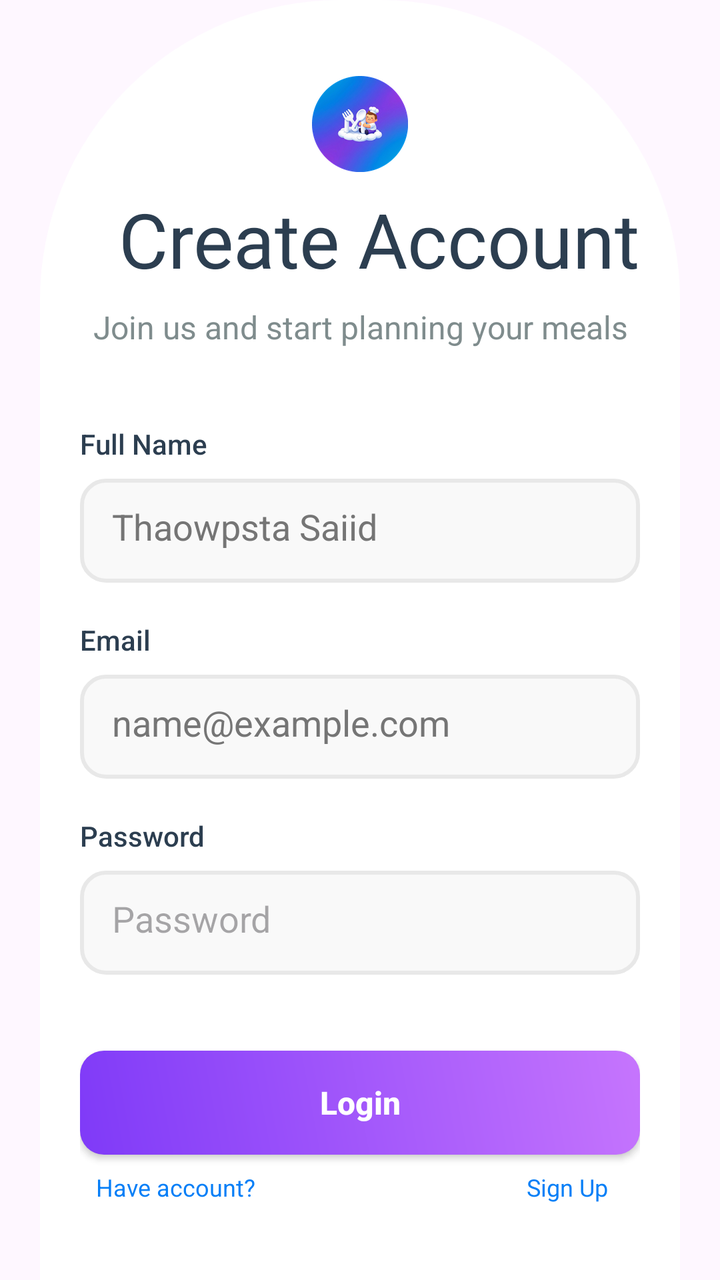
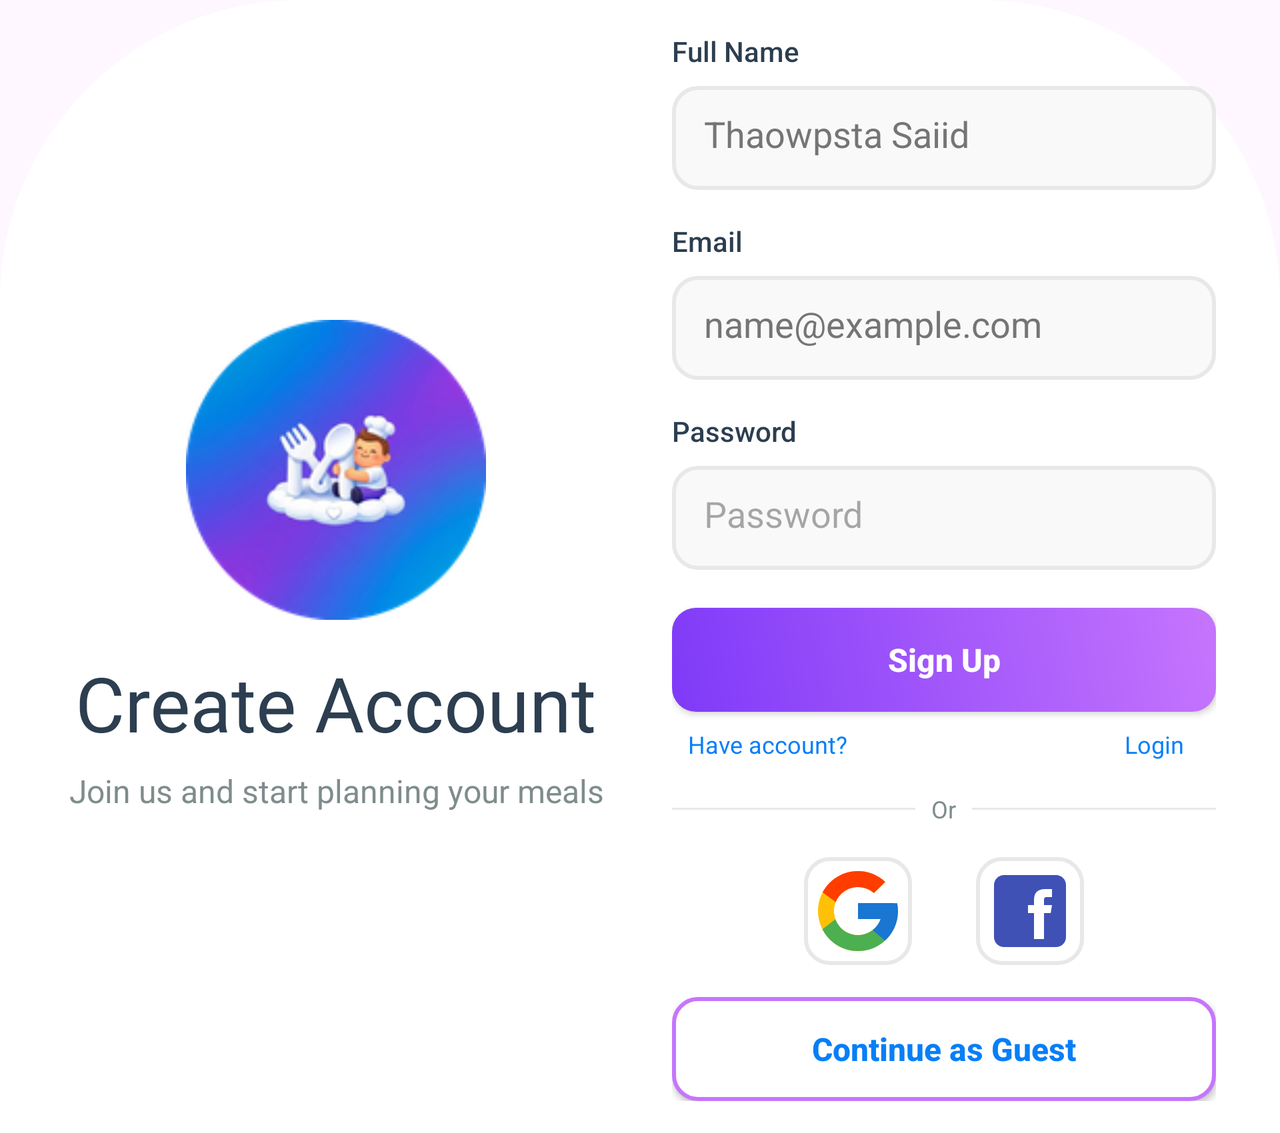

First picture: res/layout/ on a phone held upright. Second picture: the repository's own variant of that layout, on a device whose configuration matches the variant's folder. Source for both follows.
<!-- AndroidManifest.xml: application theme Theme.MealMate -->
<!-- res/layout/fragment_sign_up.xml -->
<?xml version="1.0" encoding="utf-8"?>
<LinearLayout xmlns:android="http://schemas.android.com/apk/res/android"
    xmlns:app="http://schemas.android.com/apk/res-auto"
    xmlns:tools="http://schemas.android.com/tools"
    android:layout_width="wrap_content"
    android:layout_height="match_parent"
    android:layout_gravity="center_horizontal"
    android:background="@drawable/login_bg"
    android:orientation="vertical"
    android:layout_marginHorizontal="@dimen/primary_button_corners"
    android:paddingHorizontal="@dimen/primary_button_corners"
    android:paddingTop="@dimen/padding_margin_38"
    tools:context=".LoginFragment">

    <ImageView
        android:id="@+id/logo"
        android:layout_width="match_parent"
        android:layout_height="wrap_content"
        android:src="@mipmap/ic_launcher_round" />

    <TextView
        android:id="@+id/sign_up_title"
        android:layout_width="match_parent"
        android:layout_height="wrap_content"
        android:layout_marginVertical="@dimen/padding_margin_8"
        android:fontFamily="@font/fredoka_bold"
        android:paddingLeft="@dimen/padding_margin_19"
        android:text="@string/create_acc"
        android:textAlignment="center"
        android:textColor="@color/txt_dark"
        android:textSize="@dimen/padding_margin_38" />

    <TextView
        android:id="@+id/sign_up_subtitle"
        android:layout_width="match_parent"
        android:layout_height="wrap_content"
        android:text="@string/sign_up_subtitle"
        android:textAlignment="center"
        android:textColor="@color/txt_light"
        android:textSize="@dimen/txt_size_16" />

    <TextView
        android:id="@+id/name"
        android:layout_width="match_parent"
        android:layout_height="wrap_content"
        android:layout_marginTop="@dimen/padding_margin_38"
        android:fontFamily="sans-serif-medium"
        android:text="@string/name"
        android:textColor="@color/txt_dark" />

    <EditText
        android:layout_width="match_parent"
        android:layout_height="@dimen/txt_field_h"
        android:layout_marginTop="@dimen/padding_margin_8"
        android:background="@drawable/rounded_txt_field"
        android:hint="@string/name_hint"
        android:padding="@dimen/padding_margin_16"
        android:textColorHint="@color/hint_txt_field" />

    <TextView
        android:id="@+id/email"
        android:layout_width="match_parent"
        android:layout_height="wrap_content"
        android:layout_marginTop="@dimen/padding_margin_19"
        android:fontFamily="sans-serif-medium"
        android:text="@string/email"
        android:textColor="@color/txt_dark" />

    <EditText
        android:layout_width="match_parent"
        android:layout_height="@dimen/txt_field_h"
        android:layout_marginTop="@dimen/padding_margin_8"
        android:background="@drawable/rounded_txt_field"
        android:hint="@string/emailHint"
        android:padding="@dimen/padding_margin_16"
        android:textColorHint="@color/hint_txt_field" />

    <TextView
        android:id="@+id/password"
        android:layout_width="match_parent"
        android:layout_height="wrap_content"
        android:layout_marginTop="@dimen/padding_margin_19"
        android:fontFamily="sans-serif-medium"
        android:text="@string/password"
        android:textColor="@color/txt_dark" />

    <EditText
        android:layout_width="match_parent"
        android:layout_height="@dimen/txt_field_h"
        android:layout_marginTop="@dimen/padding_margin_8"
        android:background="@drawable/rounded_txt_field"
        android:hint="@string/password"
        android:inputType="textPassword"
        android:padding="@dimen/padding_margin_16" />

    <androidx.appcompat.widget.AppCompatButton
        android:id="@+id/login"
        android:layout_width="match_parent"
        android:layout_height="@dimen/txt_field_h"
        android:layout_marginTop="@dimen/padding_margin_38"
        android:background="@drawable/primary_button_filled"
        android:text="@string/login"
        android:textAllCaps="false"
        android:textColor="@color/splash_subtitle_color"
        android:textSize="@dimen/padding_margin_16"
        android:textStyle="bold" />

    <LinearLayout
        android:layout_width="match_parent"
        android:layout_height="wrap_content"
        android:layout_marginHorizontal="@dimen/padding_margin_8"
        android:layout_marginTop="@dimen/padding_margin_8">

        <TextView
            android:layout_width="wrap_content"
            android:layout_height="wrap_content"
            android:gravity="start"
            android:text="@string/have_acc"
            android:textColor="@color/secondary_color"
            android:textSize="@dimen/txt_size_12" />

        <TextView
            android:id="@+id/sign_up"
            android:layout_width="match_parent"
            android:layout_height="wrap_content"
            android:layout_marginHorizontal="@dimen/padding_margin_8"
            android:clickable="true"
            android:fontFamily="@font/fredoka_bold"
            android:gravity="end"
            android:text="@string/sign_up"
            android:textColor="@color/secondary_color"
            android:textSize="@dimen/txt_size_12" />

    </LinearLayout>

    <LinearLayout
        android:layout_width="match_parent"
        android:layout_height="wrap_content"
        android:layout_marginVertical="@dimen/padding_margin_38"
        android:orientation="horizontal"
        android:gravity="center_vertical">

        <com.google.android.material.divider.MaterialDivider
            android:layout_width="0dp"
            android:layout_weight="1"
            android:layout_height="@dimen/padding_margin_1"
            app:dividerColor="@color/stroke_txt_field" />

        <TextView
            android:layout_width="wrap_content"
            android:layout_height="wrap_content"
            android:layout_marginHorizontal="@dimen/padding_margin_8"
            android:text="@string/or"
            android:textColor="@color/txt_light"
            android:textSize="@dimen/txt_size_12" />

        <com.google.android.material.divider.MaterialDivider
            android:layout_width="0dp"
            android:layout_weight="1"
            android:layout_height="@dimen/padding_margin_1"
            app:dividerColor="@color/stroke_txt_field" />

    </LinearLayout>

    <LinearLayout
        android:layout_width="match_parent"
        android:layout_height="wrap_content"
        android:orientation="horizontal"
        android:gravity="center_horizontal"
        android:paddingBottom="@dimen/padding_margin_8">

        <ImageView
            android:layout_width="wrap_content"
            android:layout_height="wrap_content"
            android:layout_gravity="center"
            android:src="@drawable/ic_google"
            android:background="@drawable/outlined_card"
            android:padding="@dimen/padding_margin_3"
            android:layout_marginHorizontal="@dimen/padding_margin_16"/>

        <ImageView
            android:layout_width="wrap_content"
            android:layout_height="wrap_content"
            android:layout_gravity="center"
            android:src="@drawable/ic_facebook"
            android:background="@drawable/outlined_card"
            android:padding="@dimen/padding_margin_3"
            android:layout_marginHorizontal="@dimen/padding_margin_16"/>

        <ImageView
            android:layout_width="wrap_content"
            android:layout_height="wrap_content"
            android:layout_gravity="center"
            android:src="@drawable/ic_x"
            android:background="@drawable/outlined_card"
            android:padding="@dimen/padding_margin_3"
            android:layout_marginHorizontal="@dimen/padding_margin_16"/>

    </LinearLayout>

    <androidx.appcompat.widget.AppCompatButton
        android:id="@+id/guest"
        android:layout_width="match_parent"
        android:layout_height="@dimen/txt_field_h"
        android:background="@drawable/primary_outlined_button"
        android:text="@string/guest"
        android:textAllCaps="false"
        android:textColor="@color/secondary_color"
        android:textSize="@dimen/padding_margin_16"
        android:textStyle="bold"
        android:layout_marginTop="@dimen/corner_radius"/>

</LinearLayout>
<!-- resources referenced by this layout -->
<resources>
  <color name="hint_txt_field">#757575</color>
  <color name="secondary_color">#077FF7</color>
  <color name="splash_subtitle_color">#FFFFFF</color>
  <color name="stroke_txt_field">#E8E8E8</color>
  <color name="txt_dark">#2C3E50</color>
  <color name="txt_light">#7F8C8D</color>
  <dimen name="corner_radius">12dp</dimen>
  <dimen name="padding_margin_1">1dp</dimen>
  <dimen name="padding_margin_16">16dp</dimen>
  <dimen name="padding_margin_19">19dp</dimen>
  <dimen name="padding_margin_3">3dp</dimen>
  <dimen name="padding_margin_38">38dp</dimen>
  <dimen name="padding_margin_8">8dp</dimen>
  <dimen name="primary_button_corners">20dp</dimen>
  <dimen name="txt_field_h">52dp</dimen>
  <dimen name="txt_size_12">12sp</dimen>
  <dimen name="txt_size_16">16sp</dimen>
  <!-- drawable login_bg (drawable) -->
  <?xml version="1.0" encoding="utf-8"?>
  <shape xmlns:android="http://schemas.android.com/apk/res/android">
      <solid android:color="@color/splash_subtitle_color"/>
      <corners android:topLeftRadius="@dimen/padding_margin_150"
          android:topRightRadius="@dimen/padding_margin_150"/>
  </shape>
  <!-- drawable outlined_card (drawable) -->
  <?xml version="1.0" encoding="utf-8"?>
  <shape xmlns:android="http://schemas.android.com/apk/res/android" android:shape="rectangle">
      <stroke android:color="@color/stroke_txt_field" android:width="@dimen/padding_margin_2"/>
      <corners android:radius="@dimen/corner_radius"/>
  </shape>
  <!-- drawable primary_button_filled (drawable) -->
  <?xml version="1.0" encoding="utf-8"?>
  <shape xmlns:android="http://schemas.android.com/apk/res/android"
      android:shape="rectangle"
      android:autoMirrored="true">
  
      <gradient
          android:startColor="@color/primary_button_start"
          android:endColor="@color/primary_button_end"
          android:angle="45"
          android:type="linear" />
  
      <corners android:radius="@dimen/corner_radius" />
  
  </shape>
  <!-- drawable primary_outlined_button (drawable) -->
  <?xml version="1.0" encoding="utf-8"?>
  <shape xmlns:android="http://schemas.android.com/apk/res/android"
      android:shape="rectangle">
  
      <solid android:color="@color/splash_subtitle_color"/>
      <stroke android:color="@color/primary_button_end" android:width="@dimen/padding_margin_2"/>
      <corners android:radius="@dimen/corner_radius"/>
  
  </shape>
  <!-- drawable rounded_txt_field (drawable) -->
  <?xml version="1.0" encoding="utf-8"?>
  <shape xmlns:android="http://schemas.android.com/apk/res/android" android:shape="rectangle">
      <solid android:color="@color/filled_txt_field"/>
      <corners android:radius="@dimen/corner_radius"/>
      <stroke android:color="@color/stroke_txt_field" android:width="2dp"/>
  </shape>
  <string name="create_acc">Create Account</string>
  <string name="email">Email</string>
  <string name="emailHint">name@example.com</string>
  <string name="guest">Continue as Guest</string>
  <string name="have_acc">Have account?</string>
  <string name="login">Login</string>
  <string name="name">Full Name</string>
  <string name="name_hint">Thaowpsta Saiid</string>
  <string name="or">Or</string>
  <string name="password">Password</string>
  <string name="sign_up">Sign Up</string>
  <string name="sign_up_subtitle">Join us and start planning your meals</string>
  <style name="Theme.MealMate" parent="Base.Theme.MealMate" />
  <dimen name="padding_margin_150">150dp</dimen>
  <dimen name="padding_margin_2">2dp</dimen>
  <color name="primary_button_start">#7F3AF8</color>
  <color name="primary_button_end">#C675FD</color>
  <color name="filled_txt_field">#F9F9F9</color>
  <style name="Base.Theme.MealMate" parent="Theme.Material3.DayNight.NoActionBar">
          
          
  
  
      </style>
</resources>
<!-- res/layout-land/fragment_sign_up.xml (the repository's variant of the layout above) -->
<!-- drawn on the phone turned sideways -->
<?xml version="1.0" encoding="utf-8"?>
<ScrollView xmlns:android="http://schemas.android.com/apk/res/android"
    xmlns:app="http://schemas.android.com/apk/res-auto"
    xmlns:tools="http://schemas.android.com/tools"
    android:layout_width="match_parent"
    android:layout_height="match_parent"
    android:background="@drawable/login_bg"
    android:fillViewport="true"
    tools:context=".ui.auth.sign_up.view.SignUpFragment">

    <LinearLayout
        android:layout_width="match_parent"
        android:layout_height="wrap_content"
        android:orientation="horizontal"
        android:padding="@dimen/padding_margin_16">

        <LinearLayout
            android:layout_width="0dp"
            android:layout_height="match_parent"
            android:layout_weight="1"
            android:gravity="center"
            android:orientation="vertical"
            android:paddingEnd="@dimen/padding_margin_16"
            android:paddingStart="@dimen/padding_margin_16">

            <ImageView
                android:id="@+id/logo"
                android:layout_width="@dimen/padding_margin_150"
                android:layout_height="@dimen/padding_margin_150"
                android:contentDescription="@string/app_name"
                android:src="@mipmap/ic_launcher_round" />

            <TextView
                android:id="@+id/sign_up_title"
                android:layout_width="wrap_content"
                android:layout_height="wrap_content"
                android:layout_marginTop="@dimen/padding_margin_16"
                android:fontFamily="@font/fredoka_bold"
                android:text="@string/create_acc"
                android:textAlignment="center"
                android:textColor="@color/txt_dark"
                android:textSize="@dimen/txt_size_38" />

            <TextView
                android:id="@+id/sign_up_subtitle"
                android:layout_width="wrap_content"
                android:layout_height="wrap_content"
                android:layout_marginTop="@dimen/padding_margin_8"
                android:text="@string/sign_up_subtitle"
                android:textAlignment="center"
                android:textColor="@color/txt_light"
                android:textSize="@dimen/txt_size_16" />

        </LinearLayout>

        <LinearLayout
            android:layout_width="0dp"
            android:layout_height="wrap_content"
            android:layout_gravity="center_vertical"
            android:layout_weight="1"
            android:orientation="vertical"
            android:paddingEnd="@dimen/padding_margin_16"
            android:paddingStart="@dimen/padding_margin_16">

            <TextView
                android:layout_width="match_parent"
                android:layout_height="wrap_content"
                android:fontFamily="sans-serif-medium"
                android:text="@string/name"
                android:textColor="@color/txt_dark" />

            <EditText
                android:id="@+id/name"
                android:layout_width="match_parent"
                android:layout_height="@dimen/txt_field_h"
                android:layout_marginTop="@dimen/padding_margin_8"
                android:autofillHints="username"
                android:background="@drawable/rounded_txt_field"
                android:hint="@string/name_hint"
                android:inputType="textCapWords"
                android:padding="@dimen/padding_margin_16"
                android:textColorHint="@color/hint_txt_field" />

            <TextView
                android:layout_width="match_parent"
                android:layout_height="wrap_content"
                android:layout_marginTop="@dimen/padding_margin_16"
                android:fontFamily="sans-serif-medium"
                android:text="@string/email"
                android:textColor="@color/txt_dark" />

            <EditText
                android:id="@+id/email"
                android:layout_width="match_parent"
                android:layout_height="@dimen/txt_field_h"
                android:layout_marginTop="@dimen/padding_margin_8"
                android:autofillHints="emailAddress"
                android:background="@drawable/rounded_txt_field"
                android:hint="@string/emailHint"
                android:inputType="textEmailAddress"
                android:padding="@dimen/padding_margin_16"
                android:textColorHint="@color/hint_txt_field" />

            <TextView
                android:layout_width="match_parent"
                android:layout_height="wrap_content"
                android:layout_marginTop="@dimen/padding_margin_16"
                android:fontFamily="sans-serif-medium"
                android:text="@string/password"
                android:textColor="@color/txt_dark" />

            <EditText
                android:id="@+id/password"
                android:layout_width="match_parent"
                android:layout_height="@dimen/txt_field_h"
                android:layout_marginTop="@dimen/padding_margin_8"
                android:autofillHints="password"
                android:background="@drawable/rounded_txt_field"
                android:hint="@string/password"
                android:inputType="textPassword"
                android:padding="@dimen/padding_margin_16" />

            <androidx.appcompat.widget.AppCompatButton
                android:id="@+id/sign_up"
                android:layout_width="match_parent"
                android:layout_height="@dimen/txt_field_h"
                android:layout_marginTop="@dimen/padding_margin_19"
                android:background="@drawable/primary_button_filled"
                android:text="@string/sign_up"
                android:textAllCaps="false"
                android:textColor="@color/splash_subtitle_color"
                android:textSize="@dimen/txt_size_16"
                android:textStyle="bold" />

            <LinearLayout
                android:layout_width="match_parent"
                android:layout_height="wrap_content"
                android:layout_marginHorizontal="@dimen/padding_margin_8"
                android:layout_marginTop="@dimen/padding_margin_8">

                <TextView
                    android:layout_width="wrap_content"
                    android:layout_height="wrap_content"
                    android:gravity="start"
                    android:text="@string/have_acc"
                    android:textColor="@color/secondary_color"
                    android:textSize="@dimen/txt_size_12" />

                <TextView
                    android:id="@+id/login"
                    android:layout_width="match_parent"
                    android:layout_height="wrap_content"
                    android:layout_marginHorizontal="@dimen/padding_margin_8"
                    android:clickable="true"
                    android:focusable="true"
                    android:fontFamily="@font/fredoka_bold"
                    android:gravity="end"
                    android:text="@string/login"
                    android:textColor="@color/secondary_color"
                    android:textSize="@dimen/txt_size_12" />

            </LinearLayout>

            <LinearLayout
                android:layout_width="match_parent"
                android:layout_height="wrap_content"
                android:layout_marginVertical="@dimen/padding_margin_16"
                android:gravity="center_vertical"
                android:orientation="horizontal">

                <com.google.android.material.divider.MaterialDivider
                    android:layout_width="0dp"
                    android:layout_height="@dimen/padding_margin_1"
                    android:layout_weight="1"
                    app:dividerColor="@color/stroke_txt_field" />

                <TextView
                    android:layout_width="wrap_content"
                    android:layout_height="wrap_content"
                    android:layout_marginHorizontal="@dimen/padding_margin_8"
                    android:text="@string/or"
                    android:textColor="@color/txt_light"
                    android:textSize="@dimen/txt_size_12" />

                <com.google.android.material.divider.MaterialDivider
                    android:layout_width="0dp"
                    android:layout_height="@dimen/padding_margin_1"
                    android:layout_weight="1"
                    app:dividerColor="@color/stroke_txt_field" />

            </LinearLayout>

            <LinearLayout
                android:layout_width="match_parent"
                android:layout_height="wrap_content"
                android:gravity="center_horizontal"
                android:orientation="horizontal">

                <ImageView
                    android:id="@+id/ic_google"
                    android:layout_width="wrap_content"
                    android:layout_height="wrap_content"
                    android:layout_gravity="center"
                    android:layout_marginHorizontal="@dimen/padding_margin_16"
                    android:background="@drawable/outlined_card"
                    android:contentDescription="@string/google_login"
                    android:padding="@dimen/padding_margin_3"
                    android:src="@drawable/ic_google" />

                <ImageView
                    android:id="@+id/ic_facebook"
                    android:layout_width="wrap_content"
                    android:layout_height="wrap_content"
                    android:layout_gravity="center"
                    android:layout_marginHorizontal="@dimen/padding_margin_16"
                    android:background="@drawable/outlined_card"
                    android:contentDescription="@string/facebook_login"
                    android:padding="@dimen/padding_margin_3"
                    android:src="@drawable/ic_facebook" />

            </LinearLayout>

            <androidx.appcompat.widget.AppCompatButton
                android:id="@+id/guest"
                android:layout_width="match_parent"
                android:layout_height="@dimen/txt_field_h"
                android:layout_marginTop="@dimen/padding_margin_16"
                android:background="@drawable/primary_outlined_button"
                android:text="@string/guest"
                android:textAllCaps="false"
                android:textColor="@color/secondary_color"
                android:textSize="@dimen/txt_size_16"
                android:textStyle="bold" />

        </LinearLayout>

    </LinearLayout>
</ScrollView>
<!-- resources referenced by the variant -->
<!-- as the phone turned sideways resolves them -->
<resources>
  <color name="hint_txt_field">#757575</color>
  <color name="secondary_color">#077FF7</color>
  <color name="splash_subtitle_color">#FFFFFF</color>
  <color name="stroke_txt_field">#E8E8E8</color>
  <color name="txt_dark">#2C3E50</color>
  <color name="txt_light">#7F8C8D</color>
  <dimen name="padding_margin_1">1dp</dimen>
  <dimen name="padding_margin_150">150dp</dimen>
  <dimen name="padding_margin_16">16dp</dimen>
  <dimen name="padding_margin_19">19dp</dimen>
  <dimen name="padding_margin_3">3dp</dimen>
  <dimen name="padding_margin_8">8dp</dimen>
  <dimen name="txt_field_h">52dp</dimen>
  <dimen name="txt_size_12">12sp</dimen>
  <dimen name="txt_size_16">16sp</dimen>
  <dimen name="txt_size_38">38sp</dimen>
  <!-- drawable login_bg (drawable) -->
  <?xml version="1.0" encoding="utf-8"?>
  <shape xmlns:android="http://schemas.android.com/apk/res/android">
      <solid android:color="@color/splash_subtitle_color"/>
      <corners android:topLeftRadius="@dimen/padding_margin_150"
          android:topRightRadius="@dimen/padding_margin_150"/>
  </shape>
  <!-- drawable outlined_card (drawable) -->
  <?xml version="1.0" encoding="utf-8"?>
  <shape xmlns:android="http://schemas.android.com/apk/res/android" android:shape="rectangle">
      <stroke android:color="@color/stroke_txt_field" android:width="@dimen/padding_margin_2"/>
      <corners android:radius="@dimen/corner_radius"/>
  </shape>
  <!-- drawable primary_button_filled (drawable) -->
  <?xml version="1.0" encoding="utf-8"?>
  <shape xmlns:android="http://schemas.android.com/apk/res/android"
      android:shape="rectangle"
      android:autoMirrored="true">
  
      <gradient
          android:startColor="@color/primary_button_start"
          android:endColor="@color/primary_button_end"
          android:angle="45"
          android:type="linear" />
  
      <corners android:radius="@dimen/corner_radius" />
  
  </shape>
  <!-- drawable primary_outlined_button (drawable) -->
  <?xml version="1.0" encoding="utf-8"?>
  <shape xmlns:android="http://schemas.android.com/apk/res/android"
      android:shape="rectangle">
  
      <solid android:color="@color/splash_subtitle_color"/>
      <stroke android:color="@color/primary_button_end" android:width="@dimen/padding_margin_2"/>
      <corners android:radius="@dimen/corner_radius"/>
  
  </shape>
  <!-- drawable rounded_txt_field (drawable) -->
  <?xml version="1.0" encoding="utf-8"?>
  <shape xmlns:android="http://schemas.android.com/apk/res/android" android:shape="rectangle">
      <solid android:color="@color/filled_txt_field"/>
      <corners android:radius="@dimen/corner_radius"/>
      <stroke android:color="@color/stroke_txt_field" android:width="2dp"/>
  </shape>
  <string name="app_name">MealMate</string>
  <string name="create_acc">Create Account</string>
  <string name="email">Email</string>
  <string name="emailHint">name@example.com</string>
  <string name="facebook_login">Sign in with Facebook</string>
  <string name="google_login">Sign in with Google</string>
  <string name="guest">Continue as Guest</string>
  <string name="have_acc">Have account?</string>
  <string name="login">Login</string>
  <string name="name">Full Name</string>
  <string name="name_hint">Thaowpsta Saiid</string>
  <string name="or">Or</string>
  <string name="password">Password</string>
  <string name="sign_up">Sign Up</string>
  <string name="sign_up_subtitle">Join us and start planning your meals</string>
  <style name="Theme.MealMate" parent="Base.Theme.MealMate" />
  <dimen name="padding_margin_2">2dp</dimen>
  <dimen name="corner_radius">12dp</dimen>
  <color name="primary_button_start">#7F3AF8</color>
  <color name="primary_button_end">#C675FD</color>
  <color name="filled_txt_field">#F9F9F9</color>
  <style name="Base.Theme.MealMate" parent="Theme.Material3.DayNight.NoActionBar">
          
          
  
  
      </style>
</resources>
